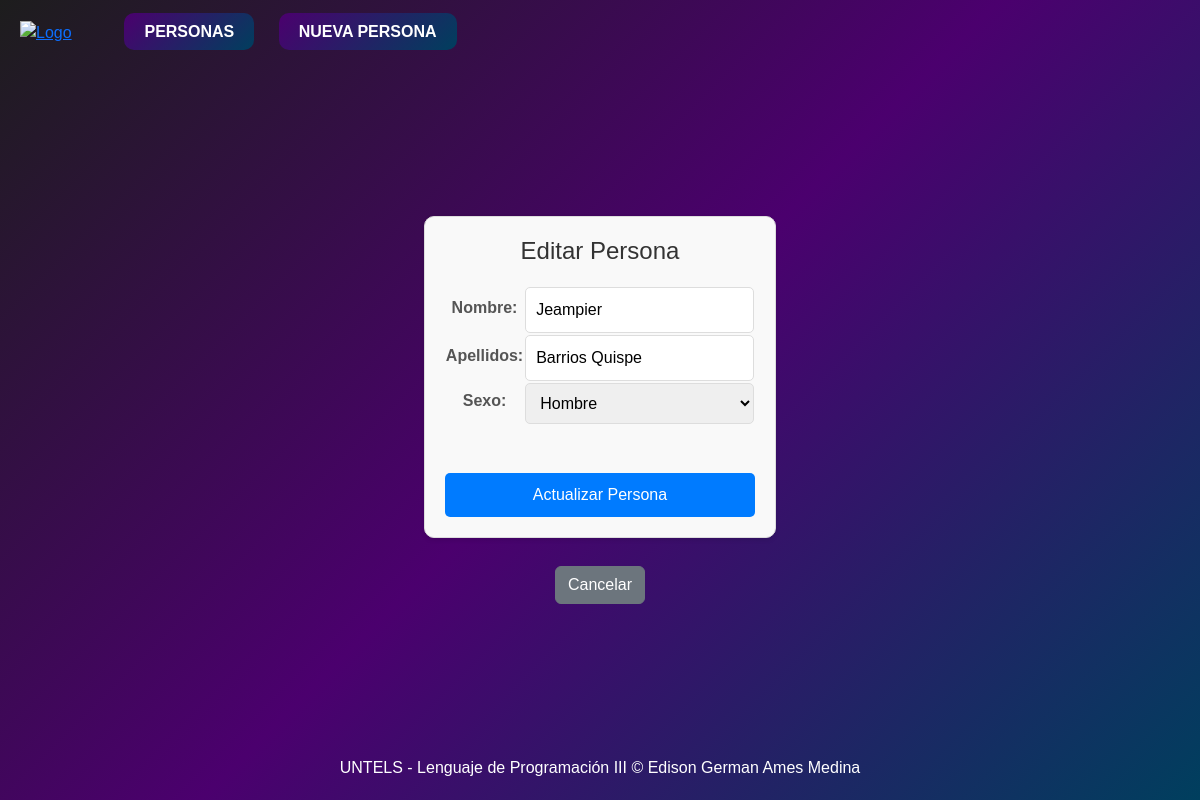
The page /agregar_persona/4/ on the database its author committed.
### miapp/models.py (models this page shows)
class AMES_Persona(models.Model):
    select_sexo = (
        ('Hombre', 'Hombre'),
        ('Mujer', 'Mujer')
    )
    nombre = models.CharField(max_length=100)
    apellidos = models.CharField(max_length=100)
    sexo = models.CharField(max_length=8, choices=select_sexo)
    fecha_de_registro = models.DateTimeField(auto_now_add=True)

### miapp/views.py (the view, shortened to what this page needs)
# urls.py: path('agregar_persona/<int:persona_id>/', views.registrar_persona, name='editar_persona'),
def registrar_persona(request, persona_id=None):
    persona = None
    if persona_id:
        persona = get_object_or_404(AMES_Persona, id=persona_id)
    return render(request, 'agregar_persona.html', {'persona': persona})

### miapp/templates/agregar_persona.html (shortened to what this page needs)
{% extends 'layout.html' %}
{% block content %}
<form action="{% if persona %}{% url 'editar_persona' persona.id %}{% else %}{% url 'registro_persona' %}{% endif %}" method="POST" class="form-container" enctype="multipart/form-data">
    <h2 class="form-title">{% if persona %}Editar Persona{% else %}Ingresar Nueva Persona{% endif %}</h2>
    <table class="form-table">
        <tr class="form-row">
            <td><label for="nombre" class="form-label">Nombre:</label></td>
            <td><input type="text" id="nombre" name="nombre" value="{{ persona.nombre|default_if_none:'' }}" minlength="1" maxlength="10" required class="form-input"></td>
        </tr>
        <tr class="form-row">
            <td><label for="apellidos" class="form-label">Apellidos:</label></td>
            <td><input type="text" id="apellidos" name="apellidos" value="{{ persona.apellidos|default_if_none:'' }}" minlength="1" maxlength="50" required class="form-input"></td>
        </tr>
        <tr class="form-row">
            <td><label for="sexo" class="form-label">Sexo:</label></td>
            <td>
                <select id="sexo" name="sexo" class="form-input">
                    <option value="Hombre" {% if persona.sexo == 'Hombre' %}selected{% endif %}>Hombre</option>
                </select>
            </td>
        </tr>
    </table>
    <button type="submit" class="form-button btn btn-success mt-5">{% if persona %}Actualizar Persona{% else %}Guardar Persona{% endif %}</button>
</form>
<a href="{% url 'personas' %}" class="btn btn-secondary mt-2">Cancelar</a>
{% endblock %}

### miapp/static/css/style.css (style rules this page uses)
body { background: linear-gradient(135deg, #1d1d1d, #4b006e, #003f5e); background-size: cover; color: #fff; font-family: 'Arial', sans-serif; margin: 0; display: flex; flex-direction: column; min-height: 100vh; }
.form-container { max-width: 600px; margin: 20px auto; padding: 20px; border: 1px solid #ddd; border-radius: 10px; box-shadow: 0 2px 5px rgba(0, 0, 0, 0.1); background-color: #f9f9f9; }
.form-title { text-align: center; margin-bottom: 20px; font-size: 24px; color: #333; }
.form-table { width: 100%; border-collapse: collapse; }
.form-row { margin-bottom: 15px; }
.form-label { display: block; font-weight: bold; margin-bottom: 5px; color: #555; }
.form-input { width: 100%; padding: 10px; border: 1px solid #ddd; border-radius: 5px; box-sizing: border-box; }
.form-button { display: block; width: 100%; padding: 10px; border: none; border-radius: 5px; background-color: #007bff; color: white; font-size: 16px; cursor: pointer; transition: background-color 0.3s ease; }
h1, h2 { margin: 0; font-weight: normal; }
h2 { font-size: 2em; color: #bbb; margin-bottom: 1em; }

### rows shown on the page
AMES_Persona: nombre "Jeampier", apellidos "Barrios Quispe", sexo "Hombre"
